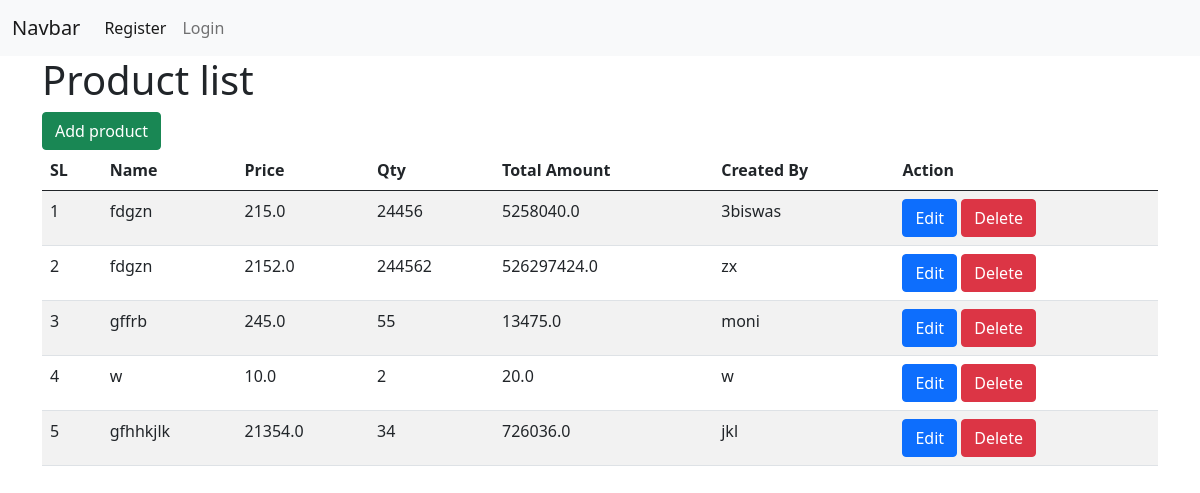
Page /product_list/ on the committed database.
### form_app/models.py (models this page shows, shortened)
class ProductModel(models.Model):
    product_name = models.CharField(max_length=200, null=True)
    description = models.TextField(null=True)
    price = models.FloatField(null=True)
    qty = models.PositiveIntegerField(null=True)
    total_amount = models.FloatField(null=True)
    expired_date=models.DateField(null=True)
    category = models.ForeignKey(
        CategoryModel,
        on_delete=models.SET_NULL,
        related_name='product_category',
        null=True
    )
    created_by = models.ForeignKey(
        UserModel,
        on_delete= models.CASCADE,
        related_name='product_user',
        null=True
    )
    created_at = models.DateField(auto_now_add=True, null=True)
    updated_at = models.DateField(auto_now=True, null=True)

class UserModel(AbstractUser):
    TYPES = [
        ('Vendor', 'Vendor'),
        ('Customer','Customer'),
    ]
    user_type = models.CharField(choices=TYPES, max_length=20, null=True)
    full_name = models.CharField(max_length=100, null=True)
    def __str__(self):
        return f'{self.username}'

### form_app/views.py (the view)
# urls.py: path('product_list/',product_list,name='product_list'),
def product_list(request):
    product_data=ProductModel.objects.all()
    context={
            'product_data':product_data,
    }
    return render(request,'product-list.html',context)

### form_app/templates/product-list.html
{% extends 'master/base.html' %}
{% block content %}
  <h1>Product list</h1>
  <a href="{% url 'add_product' %}" class="btn btn-success">Add product</a>
  <table class="table table-striped">
    <thead>
      <tr>
        <th>SL</th>
        <th>Name</th>
        <th>Price</th>
        <th>Qty</th>
        <th>Total Amount</th>
        <th>Created By</th>
        <th>Action</th>
      </tr>
    </thead>
    <tbody>
      {% for data in product_data %}
        <tr>
          <td>{{ forloop.counter }}</td>
          <td>{{ data.product_name }}</td>
          <td>{{ data.price }}</td>
          <td>{{ data.qty }}</td>
          <td>{{ data.total_amount }}</td>
          <td>{{ data.created_by }}</td>
          <td>
            <a href="{% url 'edit_product' data.id %}" class="btn btn-primary">Edit</a>
            <a href="{% url 'delete_product' data.id %}" class="btn btn-danger">Delete</a>
          </td>
        </tr>
      {% endfor %}
    </tbody>
  </table>
{% endblock %}

### form_app/templates/master/base.html (shortened to what this page needs)
<!doctype html>
<html lang="en">
  <head>
    <link href="https://cdn.jsdelivr.net/npm/bootstrap@5.0.2/dist/css/bootstrap.min.css" rel="stylesheet">
  </head>
  <body>
    {% include 'master/nav.html' %}
    <div class="container">
        {% block content %}
        {% endblock content %}
    </div>
  </body>
</html>

### form_app/templates/master/nav.html (shortened to what this page needs)
<nav class="navbar navbar-expand-lg navbar-light bg-light">
  <div class="container-fluid">
    <a class="navbar-brand" href="#">Navbar</a>
    <div class="collapse navbar-collapse" id="navbarNav">
      <ul class="navbar-nav">
        {% if request.user.is_authenticated %}
          <li class="nav-item">
            <a class="nav-link active" aria-current="page" href="{% url 'dashboard_view' %}">Home</a>
          </li>
          <li class="nav-item">
            <a class="nav-link active" aria-current="page" href="{% url 'category_list' %}">Category List</a>
          </li>
          <li class="nav-item">
            <a class="nav-link active" aria-current="page" href="{% url 'product_list' %}">Product List</a>
          </li>
          <li class="nav-item">
            <a class="nav-link active" aria-current="page" href="{% url 'logout_view' %}">Logout</a>
          </li>
        {% else %}
          <li class="nav-item">
            <a class="nav-link active" aria-current="page" href="{% url 'register_view' %}">Register</a>
          </li>
          <li class="nav-item">
            <a class="nav-link" href="{% url 'login_view' %}">Login</a>
          </li>
        {% endif %}
      </ul>
    </div>
  </div>
</nav>

### rows in the picture
ProductModel: product_name "fdgzn", price "215.0", qty "24456", total_amount "5258040.0", created_by "3biswas"
ProductModel: product_name "fdgzn", price "2152.0", qty "244562", total_amount "526297424.0", created_by "zx"
ProductModel: product_name "gffrb", price "245.0", qty "55", total_amount "13475.0", created_by "moni"
ProductModel: product_name "w", price "10.0", qty "2", total_amount "20.0", created_by "w"
ProductModel: product_name "gfhhkjlk", price "21354.0", qty "34", total_amount "726036.0", created_by "jkl"
